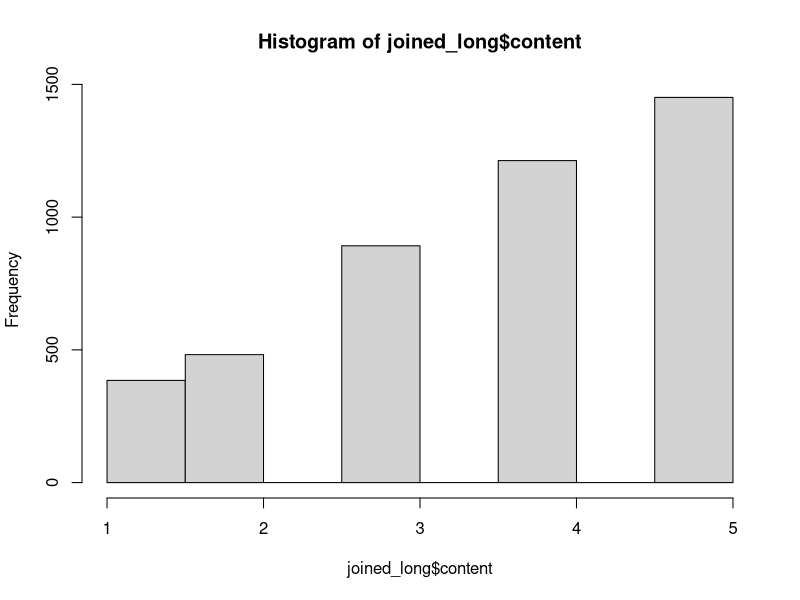

Write R code to recreate this figure. (Note: this script raises an error after producing the figure.)
##library(tidyverse)
library(ggplot2)
library(here)
library(dplyr)
library(tidyr)
library(stringr)
library(readr)

database <- read_csv(here("data", "database_data.csv"))
twilio <- read_csv(here("data", "twilio_data.csv"))

# join select mutate without pivot

joined_long <- inner_join(database, twilio) %>%
          select(session_id, question_id, From, content, assign) %>%
          mutate(content = as.numeric(str_extract(content, "[12345]{1}")))

# basic plots, hist, plot, boxplot

hist(joined_long$content)
plot(joined$question_id, joined$content)
boxplot(content ~ question_id, data = joined_long)

# better versions with ggplot

ggplot(joined_long) +
  geom_histogram(aes(x = content), fill = "red", color = "blue") + 
  xlab("Answer") +
  ylab("") +
  ggtitle("Histogram")


# group by question id and summarize content

jdf <- joined_long %>% group_by(question_id) %>%
  summarize(content_mean = mean(content, na.rm = TRUE))


# basic plot question means

plot(jdf$question_id, jdf$content_mean, ylim = c(1,5))

# better plot question means

ggplot(jdf) +
  geom_col(aes(x=question_id, y=content_mean)) +
  xlab("Question ID") + 
  ylab("Mean Response") +
  ggtitle("Mean Response by Question")

# join with pivot

joined <- dplyr::inner_join(database, twilio) %>% 
  dplyr::select(content, question_id, survey_id, From, assign) %>%
  dplyr::mutate(content = as.numeric(str_extract(content, "[12345]{1}"))) %>%
  tidyr::pivot_wider(id_cols = c(survey_id, From, assign), names_from = question_id, 
                     values_from = content, names_prefix = "Question_", values_fn = first)


# group and summarize by number        

summ_df <- joined %>% group_by(From) %>%
  summarize(assign = first(assign), Q1M = mean(Question_1), Q2M = mean(Question_2), Q3M = mean(Question_3), Q4M = mean(Question_4), Q5M = mean(Question_5))


# simple histogram

hist(joined$Question_3)

# histogram of means

hist(summ_df$Q3M, breaks = 30)

# better histogram of means

ggplot(summ_df) +
  geom_histogram(aes(x = Q3M), fill = "red", color = "blue", bins = 50) +
  xlab("Frustration Level 1-5") +
  ggtitle("Histogram: Frustration Level")


# recode time points

joined$timepoint <- recode(joined$assign, `Lab 1a` = 1, `Lab 1b` = 3, `Lab 2a` = 4, `Lab 2b` = 6, `Lab 3a` = 8, `Lab 3b` = 10, 
                       `Lab 4a` = 11, `Lab 4b` = 13, `Lab 5a` = 15, `Lab 5b` = 16, `Lab 6` = 18, `Exam 1` = 2,`Exam 2` = 7,
                       `timed 1` = 5, `timed 2` = 9, `timed 3` = 12, `timed 4` = 14, `timed 5` = 17)


summ_df$timepoint <- recode(summ_df$assign, `Lab 1a` = 1, `Lab 1b` = 3, `Lab 2a` = 4, `Lab 2b` = 6, `Lab 3a` = 8, `Lab 3b` = 10, 
                           `Lab 4a` = 11, `Lab 4b` = 13, `Lab 5a` = 15, `Lab 5b` = 16, `Lab 6` = 18, `Exam 1` = 2,`Exam 2` = 7,
                           `timed 1` = 5, `timed 2` = 9, `timed 3` = 12, `timed 4` = 14, `timed 5` = 17)


# group and summarize by assignment

summ_df <- joined %>% group_by(assign) %>%
  summarize(Q1M = mean(Question_1, na.rm = T), Q2M = mean(Question_2), Q3M = mean(Question_3), Q4M = mean(Question_4), Q5M = mean(Question_5))


# plot assignment against timepoint

ggplot(summ_df) +
  geom_col(aes(timepoint, Q1M), fill = "blue") +
  ylab("Mean") +
  xlab("Survey Number") +
  ggtitle("I feel challenged")


# When a factor can be important

joined %>%
  ggplot() +
  geom_jitter(aes(timepoint, Question_1))

joined_new <- joined %>% 
  mutate(timepoint = as.factor(timepoint))

joined_new %>%
  ggplot() +
    geom_jitter(aes(timepoint, Question_1, color = timepoint))
